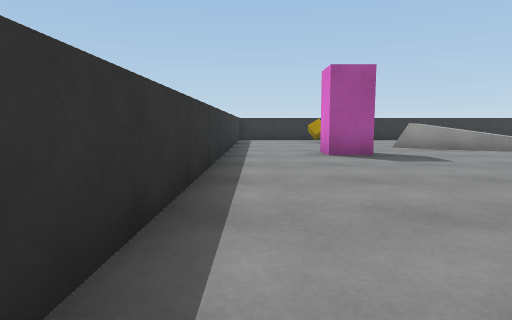
View 1 (above)

19 first-person views from a walk through a Unity game level. The camera is 0.68 m above the floor, tilts 6° down and sees 75° across. The floor is counted in squares, 1 m on a side. Each view is taken from the middle of a square. On the plan, view 1 faces up. The plan holds only what a view shows up to about 10 squares ahead; the rest is blank. The player character is not drawn. Surface patterns are stand-ins for the level's own textures.

View 2
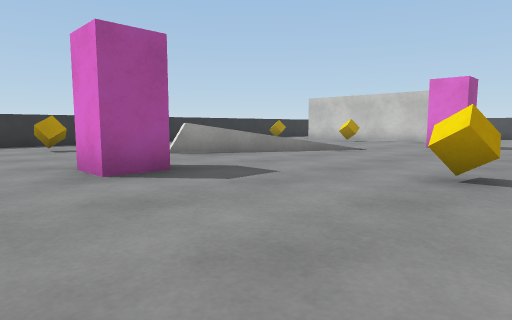

View 3
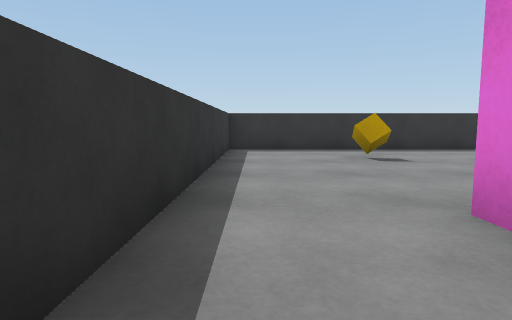

View 4
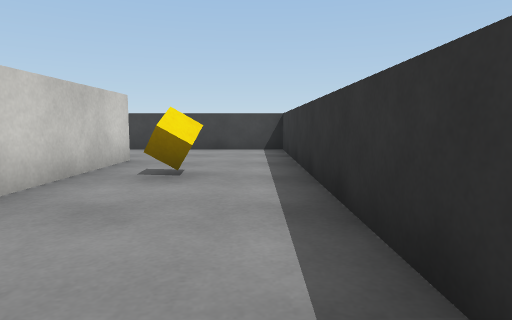

View 5
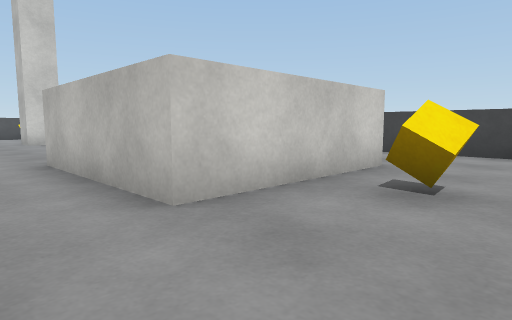

View 6
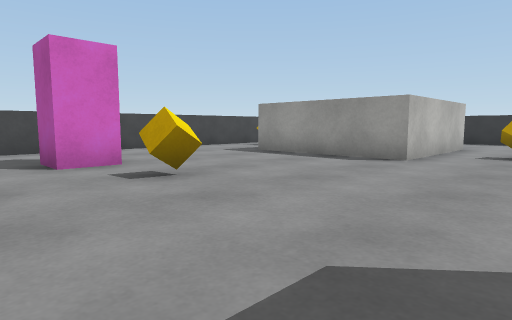

View 7
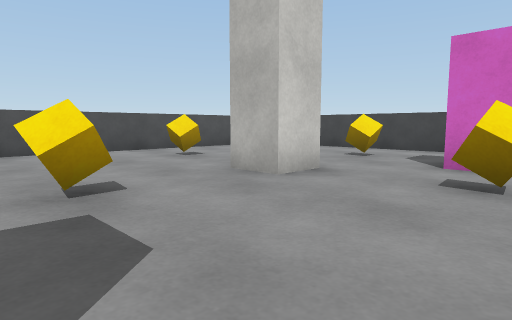

View 8
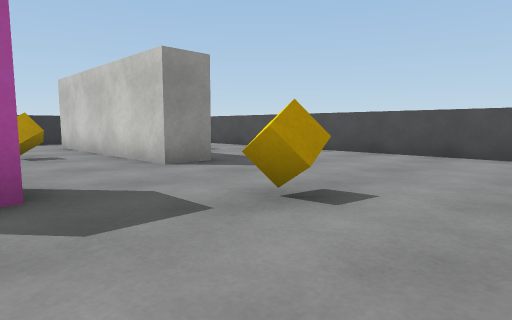

View 9
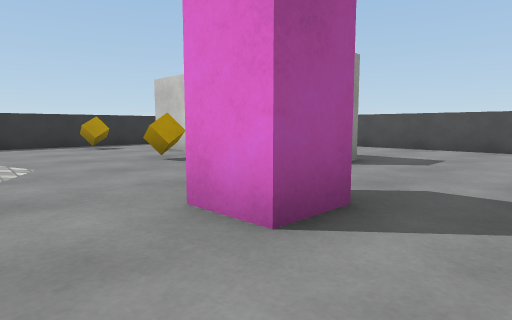

View 10
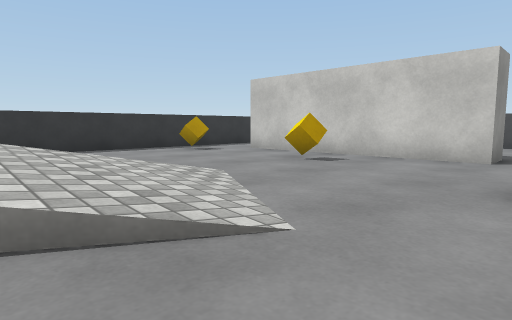

View 11
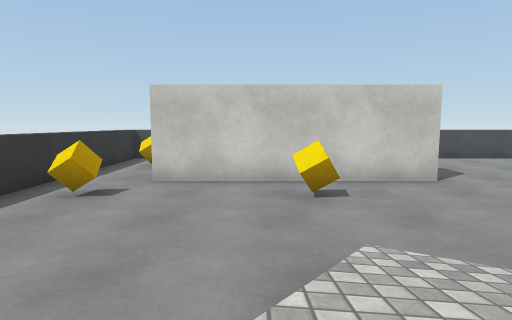

View 12
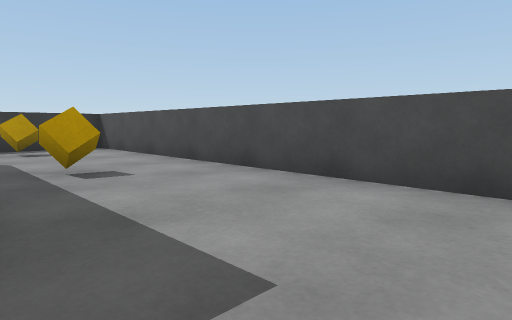

View 13
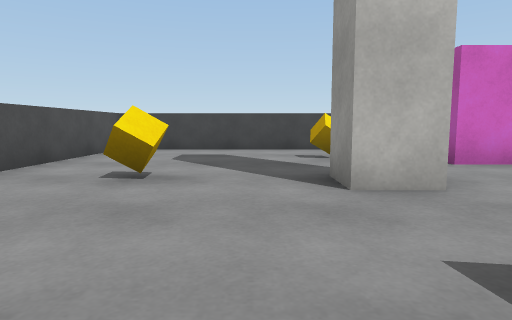

View 14
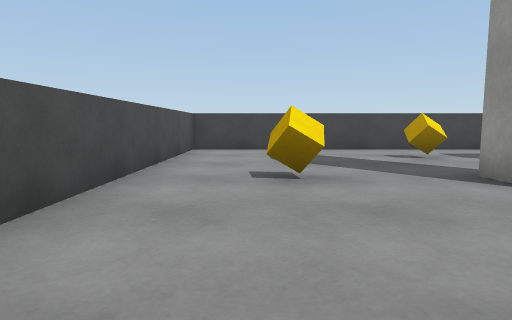

View 15
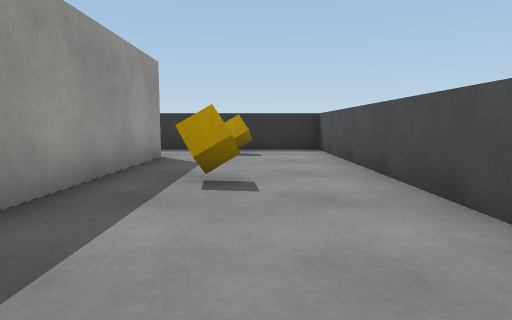

View 16
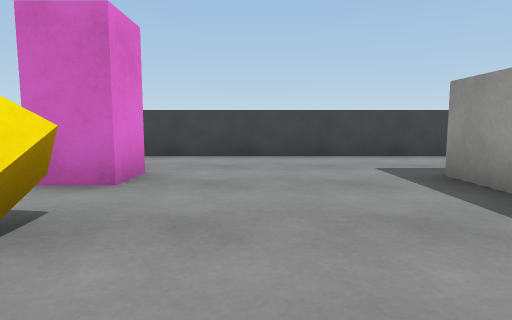

View 17
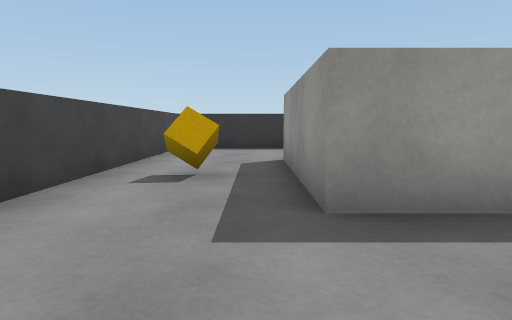

View 18
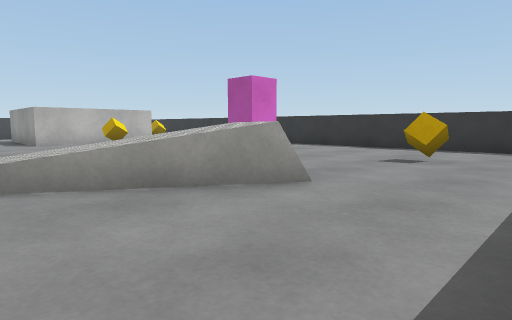

View 19
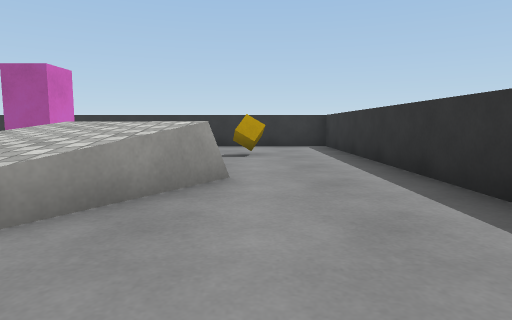

### Floor plan
Key: @ floor where view 1 was taken; # wall or solid block; . floor; / step, stairs or slope; = window, fence, low wall or low ledge; B pink block; C cube.
Columns run from 1 left of view 1 to 19 right of it. Each row starts with its distance up from view 1.
 16 #####################
 15 #...................#
 14 #............C....C.#
 13 #..C...........##...#
 12 #.....//=......##...#
 11 #.....=////....##...#
 10 #....=//////.C.##C..#
  9 #......=///....##...#
  8 #..B...../.....##...#
  7 #..............##...#
  6 #...........B.......#
  5 #...................#
  4 #.....C.......C.....#
  3 #...................#
  2 #...####............#
  1 #.C.#  #....C..#..C.#
  0 #@..#  #............#
 -1 #...####....B.......#
 -2 #..............C....#
 -3 #.....C.............#
 -4 #####################

Positions as (right, up) in squares from view 1, and headings:
1: (0, 0), facing up
2: (0, 3), facing up-right
3: (0, 6), facing up
4: (0, 5), facing down
5: (0, 4), facing down-right
6: (13, 5), facing down-left
7: (10, 5), facing down-right
8: (11, 2), facing up-right
9: (9, 4), facing up-right
10: (7, 6), facing up-right
11: (7, 11), facing right
12: (15, 5), facing up-right
13: (15, 5), facing down
14: (17, 5), facing down
15: (17, 6), facing up
16: (9, 3), facing down
17: (9, -2), facing left
18: (9, 15), facing down-left
19: (10, 13), facing left
